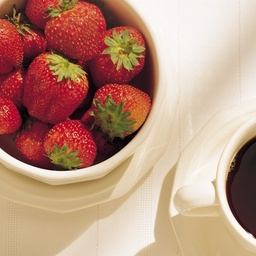
#> input picture ex05.jpg, 256 x 256 px, shrunk from 666 x 666 before the run
$ python 5.py
#> lines starting #> are read from the running program, lines starting #| are printed output that depends on the picture; after the words box and inside, x2 and y2 are one past the last pixel; in counts of white or black regions, pixels touching at a corner belong together
import cv2 as cv
import numpy as np
import matplotlib.pyplot as plt
from copy import deepcopy


# 欧氏距离
def euclidean(BGR_mean, tmp):
    t = 0
    for i, x in enumerate(BGR_mean):
        t += np.power(tmp[i] - x, 2)
    return np.sqrt(t)


# 曼哈顿距离
def manhattan(BGR_mean, tmp):
    t = 0
    for i, x in enumerate(BGR_mean):
        t += np.abs(tmp[i] - x)
    return t


# 计算距离函数
def distance(func_type: str, img: np.ndarray, BGR_mean: list, value: np.ndarray) -> np.ndarray:
    for i, item in enumerate(img):
        for j, _ in enumerate(item):
            if func_type == "euclidean":
                value[i, j] = euclidean(BGR_mean, img[i, j])
            elif func_type == "manhattan":
                value[i, j] = manhattan(BGR_mean, img[i, j])
    return value


# 通用方法
def general_method(func_type: str, img_to_find: np.ndarray, img_source: np.ndarray, fill_cnt: int = 0) -> np.ndarray:
    BGR = [i for i in cv.split(img_source)]
    BGR_mean = [np.mean(i) for i in BGR]
    value = distance(func_type, img_source, BGR_mean, np.zeros_like(BGR[0]))
    avg = np.sum(value) / (img_source.shape[0] * img_source.shape[1])
    std = np.std(value)

    tmp = distance(func_type, img_to_find, BGR_mean, np.zeros(
        (img_to_find.shape[0], img_to_find.shape[1])))
    result = deepcopy(img_to_find)
    for i, item in enumerate(tmp):
        for j, _ in enumerate(item):
            if func_type == "euclidean":
                if(np.power(tmp[i, j] - avg, 2) <= std):
                    tmp[i, j] = 255
                else:
                    tmp[i, j] = 0
            elif func_type == "manhattan":
                if(np.abs(tmp[i, j] - avg) <= std):
                    tmp[i, j] = 255
                else:
                    tmp[i, j] = 0
            if tmp[i, j] == 0:
                result[i, j] = np.zeros_like(result[i, j])

    new_result = deepcopy(result)
    while fill_cnt:
        result = deepcopy(new_result)
        for i in range(1, len(result)-1):
            for j in range(1, len(result[0])-1):
                if result[i-1, j].all() != 0 or result[i, j-1].all() != 0 or result[i+1, j].all() != 0 or result[i, j+1].all() != 0:
                    new_result[i, j] = img_to_find[i, j]
        fill_cnt -= 1
    return new_result


# 使用欧氏距离方法
def euclidean_method(img_to_find: np.ndarray, img_source: np.ndarray, fill_cnt: int = 0) -> np.ndarray:
    return general_method("euclidean", img_to_find, img_source, fill_cnt)


# 使用曼哈顿距离方法
def manhattan_method(img_to_find: np.ndarray, img_source: np.ndarray, fill_cnt: int = 0) -> np.ndarray:
    return general_method("manhattan", img_to_find, img_source, fill_cnt)


def draw(image: np.ndarray, strawberry: np.ndarray, fill_cnt: int = 2):
    imgs = [cv.cvtColor(euclidean_method(image, strawberry), cv.COLOR_BGR2RGB), cv.cvtColor(euclidean_method(image, strawberry, fill_cnt), cv.COLOR_BGR2RGB), cv.cvtColor(
        manhattan_method(image, strawberry), cv.COLOR_BGR2RGB), cv.cvtColor(manhattan_method(image, strawberry, fill_cnt), cv.COLOR_BGR2RGB)]
    titles = ['euclidean', 'euclidean with area fill',
              'manhattan', 'manhattan with area fill']
    cnt = len(imgs)
    plt.figure(1, figsize=(10, 5))
    for i in range(cnt):
        plt.subplot(int(f"1{cnt}{i+1}")).set_title(titles[i])
        plt.subplot(int(f"1{cnt}{i+1}")
                    ).imshow(imgs[i])
        plt.gca().axes.xaxis.set_visible(False)
        plt.gca().axes.yaxis.set_visible(False)
    plt.show()


if __name__ == '__main__':
    image = cv.imread('ex05.jpg')
#> image is the input picture: shape (256, 256, 3); mean B, G, R 126.4, 145.9, 186.2
    strawberry = cv.imread('strawberry.png')
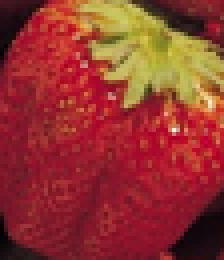
#> input picture strawberry.png, 56 x 65 px, shrunk from 146 x 168 before the run (shown 4 times larger)
#> strawberry is the input picture: shape (65, 56, 3); mean B, G, R 47.5, 53.9, 147.3
    # strawberry = cv.imread('little_strawberry.png')

    draw(image, strawberry, 3)
#> in general_method, `BGR = [i for i in cv.split(img_source)]`: BGR = 3 items
#> in general_method, `BGR_mean = [np.mean(i) for i in BGR]`: BGR_mean = [47.45, 53.94, 147.3]
#> the loop in distance, `for i, item in enumerate(img):` made 65 passes
#> call 2 of distance, with func_type = 'euclidean'
#> after the loop in distance (call 2), `for i, item in enumerate(img):`:
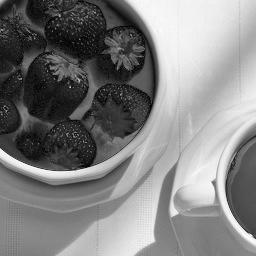
#> value: shape (256, 256) float64; min 2.89, max 305.1, mean 156.3; drawn with min black and max white
#> after the loop in general_method, `for i, item in enumerate(tmp):`:
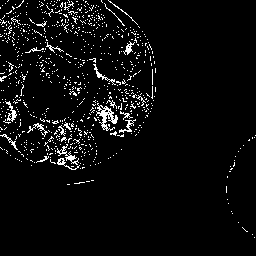
#> tmp: shape (256, 256) float64; 4.7% white in thin lines or dots
#> call 3 of general_method, with func_type = 'manhattan', fill_cnt = 0
#> after the loop in general_method (call 3), `for i, item in enumerate(tmp):`:
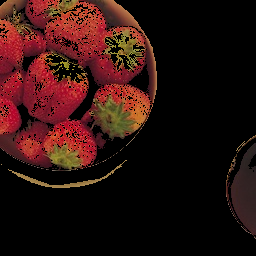
#> result: shape (256, 256, 3); mean B, G, R 14.3, 17, 43.3
#> after the loop in general_method (call 3), `for i, item in enumerate(tmp):`:
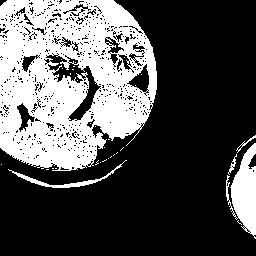
#> tmp: shape (256, 256) float64; 32.1% white; 33 white regions (28 under 20 px), largest, box (x1, y1, x2, y2) and area: (0, 0, 157, 171) 18913, (226, 143, 256, 239) 1610, (8, 160, 127, 188) 387, (228, 154, 237, 175) 52, (236, 135, 256, 153) 50
#> call 4 of general_method, with func_type = 'manhattan', fill_cnt = 3
#> after the loop in general_method (call 4), `while fill_cnt:`:
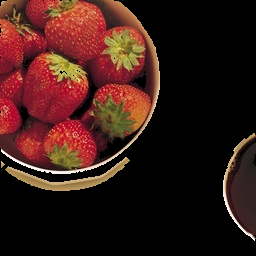
#> new_result: shape (256, 256, 3); 9.5% of pixels changed, all inside (x1, y1, x2, y2) = (1, 1, 255, 241)
#> in draw, `plt.show()`:
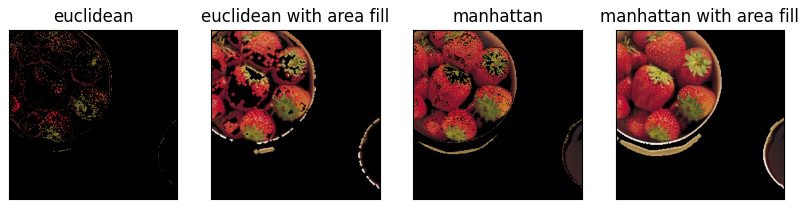
#> figure drawn by matplotlib, 4 panels
